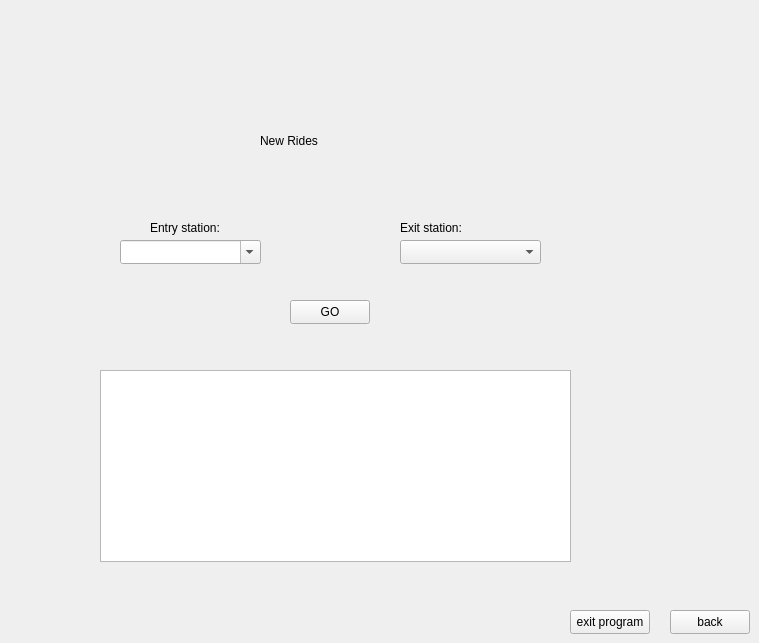
    <widget class="QWidget" name="new_rides">
     <widget class="QWidget" name="widget_20" native="true">
      <property name="geometry">
       <rect>
        <x>60</x>
        <y>80</y>
        <width>591</width>
        <height>501</height>
       </rect>
      </property>
      <widget class="QLabel" name="newridelable">
       <property name="geometry">
        <rect>
         <x>200</x>
         <y>30</y>
         <width>231</width>
         <height>61</height>
        </rect>
       </property>
       <property name="styleSheet">
        <string notr="true">font: 700 26pt &quot;Times New Roman&quot;;</string>
       </property>
       <property name="text">
        <string>New Rides</string>
       </property>
      </widget>
      <widget class="QComboBox" name="startstation">
       <property name="enabled">
        <bool>true</bool>
       </property>
       <property name="geometry">
        <rect>
         <x>60</x>
         <y>160</y>
         <width>141</width>
         <height>24</height>
        </rect>
       </property>
       <property name="editable">
        <bool>true</bool>
       </property>
       <property name="currentText">
        <string/>
       </property>
       <property name="maxVisibleItems">
        <number>10</number>
       </property>
       <property name="insertPolicy">
        <enum>QComboBox::InsertPolicy::InsertAfterCurrent</enum>
       </property>
      </widget>
      <widget class="QComboBox" name="endstation">
       <property name="geometry">
        <rect>
         <x>340</x>
         <y>160</y>
         <width>141</width>
         <height>24</height>
        </rect>
       </property>
      </widget>
      <widget class="QLabel" name="start_label">
       <property name="geometry">
        <rect>
         <x>90</x>
         <y>140</y>
         <width>91</width>
         <height>16</height>
        </rect>
       </property>
       <property name="text">
        <string>Entry station:</string>
       </property>
      </widget>
      <widget class="QLabel" name="end_lable">
       <property name="geometry">
        <rect>
         <x>340</x>
         <y>140</y>
         <width>71</width>
         <height>16</height>
        </rect>
       </property>
       <property name="text">
        <string>Exit station:</string>
       </property>
      </widget>
      <widget class="QTextBrowser" name="viewride">
       <property name="geometry">
        <rect>
         <x>40</x>
         <y>290</y>
         <width>471</width>
         <height>192</height>
        </rect>
       </property>
      </widget>
      <widget class="QPushButton" name="confirmride">
       <property name="geometry">
        <rect>
         <x>230</x>
         <y>220</y>
         <width>80</width>
         <height>24</height>
        </rect>
       </property>
       <property name="text">
        <string>GO</string>
       </property>
      </widget>
     </widget>
     <widget class="QPushButton" name="back4">
      <property name="geometry">
       <rect>
        <x>670</x>
        <y>610</y>
        <width>80</width>
        <height>24</height>
       </rect>
      </property>
      <property name="text">
       <string>back</string>
      </property>
     </widget>
     <widget class="QPushButton" name="exit4">
      <property name="geometry">
       <rect>
        <x>570</x>
        <y>610</y>
        <width>80</width>
        <height>24</height>
       </rect>
      </property>
      <property name="text">
       <string>exit program</string>
      </property>
     </widget>
    </widget>
